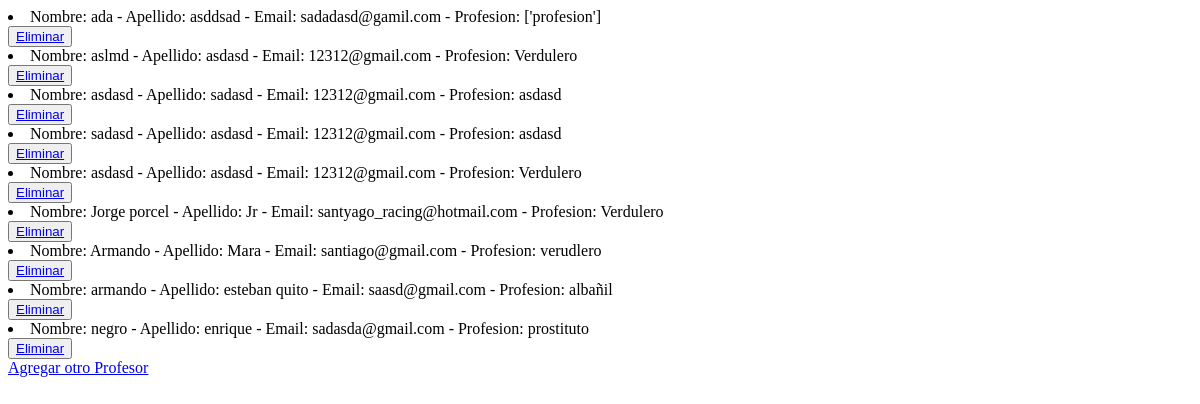
Before: /mi_app/leerprofesores with the older database file.
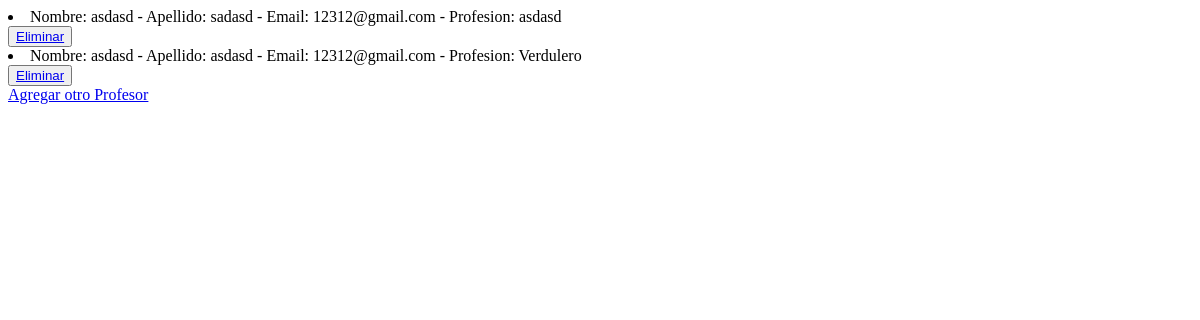
After: the same page with the newer database file.
### mi_app/models.py (models this page shows)
class Profesor(models.Model):
    nombre= models.CharField(max_length=30)
    apellido= models.CharField(max_length=30)
    email= models.EmailField()
    profesion= models.CharField(max_length=30)
    def __str__(self) :
        return f' Nombre: {self.nombre} - Apellido: {self.apellido} - Email: {self.email} - Profesion: {self.profesion} '

### mi_app/views.py (the view)
# urls.py: path('leerprofesores', leerProfesores, name = "LeerProfesores"),
def leerProfesores(request):
      profesores = Profesor.objects.all() #trae todos los profesores
      contexto= {"profesores":profesores}
      return render(request, "app/leerProfesores.html",contexto)

### mi_app/templates/app/leerProfesores.html (shortened to what this page needs)
<!DOCTYPE html>
<html lang="en">
<head>
</head>
<body>
    {% for p in profesores %}
        <li>{{p}}</li>
        <button>
            <a href="{% url 'eliminarprofesor' p.nombre %}"> Eliminar</a>
        </button>
    {% endfor %}
    <br>
    <a href="profesores">Agregar otro Profesor</a>
</body>
</html>

Changed rows visible on the page:
removed Profesor: nombre+apellido+email "Nombre: ada - Apellido: asddsad - Email: sadadasd@gamil.com - Profesion: ['profesion']"
removed Profesor: nombre+apellido+email "Nombre: aslmd - Apellido: asdasd - Email: 12312@gmail.com - Profesion: Verdulero"
removed Profesor: nombre+apellido+email "Nombre: sadasd - Apellido: asdasd - Email: 12312@gmail.com - Profesion: asdasd"
removed Profesor: nombre+apellido+email "Nombre: Jorge porcel - Apellido: Jr - Email: santyago_racing@hotmail.com - Profesion: Verdulero"
removed Profesor: nombre+apellido+email "Nombre: Armando - Apellido: Mara - Email: santiago@gmail.com - Profesion: verudlero"
removed Profesor: nombre+apellido+email "Nombre: armando - Apellido: esteban quito - Email: saasd@gmail.com - Profesion: albañil"
removed Profesor: nombre+apellido+email "Nombre: negro - Apellido: enrique - Email: sadasda@gmail.com - Profesion: prostituto"
